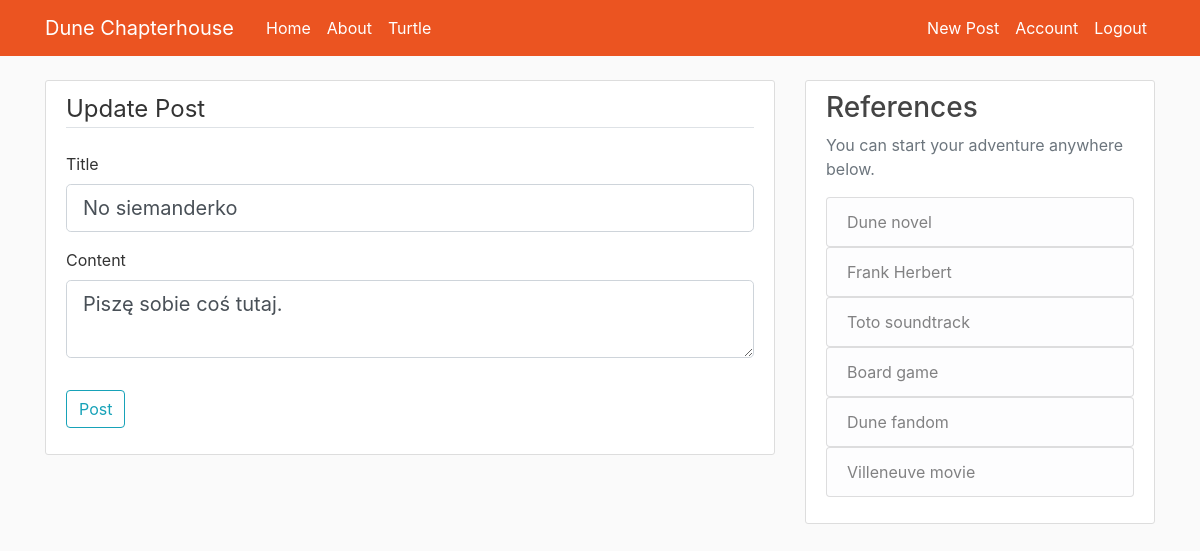
The page /post/7/update (signed in) on the database as committed earlier.
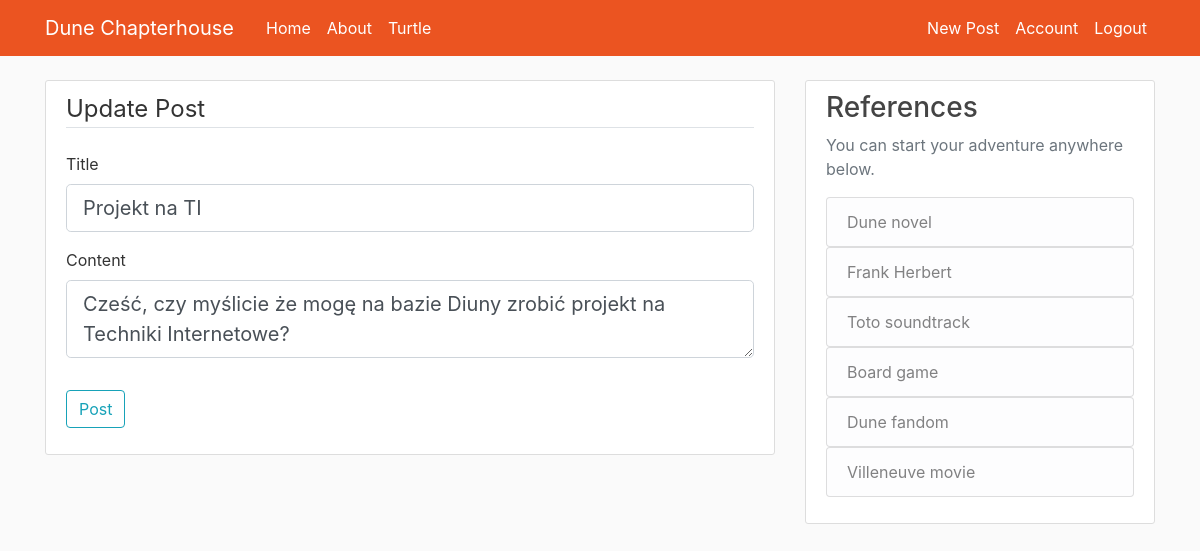
The same page on the database as committed later.
### Chapterhouse/models.py (models this page shows, shortened)
class Post(db.Model):
    id = db.Column(db.Integer, primary_key=True)
    title = db.Column(db.String(100), nullable=False)
    date_posted = db.Column(db.DateTime, nullable=False, default=datetime.utcnow)
    content = db.Column(db.Text, nullable=False)
    user_id = db.Column(db.Integer, db.ForeignKey('user.id'), nullable=False)

### Chapterhouse/routes.py (the view)
@app.route("/post/<int:post_id>/update", methods=['GET', 'POST'])
@login_required
def update_post(post_id):
    post = Post.query.get_or_404(post_id)
    if post.author != current_user:
        abort(403)
    form = PostForm()
    if form.validate_on_submit():
        post.title = form.title.data
        post.content = form.content.data
        db.session.commit()
        flash('Your post has been updated!', 'success')
        return redirect(url_for('post', post_id=post.id))
    elif request.method == 'GET':
        form.title.data = post.title
        form.content.data = post.content
    return render_template('create_post.html', title='Update Post', form=form, legend='Update Post')

### Chapterhouse/forms.py
class PostForm(FlaskForm):
    title = StringField('Title', validators=[DataRequired()])
    content = TextAreaField('Content', validators=[DataRequired()])
    submit = SubmitField('Post')

### Chapterhouse/models.py (called while the page is built)
@login_manager.user_loader
def load_user(user_id):
    return User.query.get(int(user_id))

### Chapterhouse/templates/create_post.html (shortened to what this page needs)
{% extends "layout.html" %}
{% block content %}
<div class="content-section">
  <form class="" action="" method="POST">
      <fieldset class="form-group">
          <legend class="border-bottom mb-4">{{ legend }}</legend>
          <div class="form-group">
              {{ form.title.label(class="form-control-label")}}
              {% if form.title.errors %}
                {{ form.title(class="form-control form-control-lg is-invalid")}}
                <div class="invalid-feedback">
                    {% for error in form.title.errors %}
                      <span>{{ error}}</span>
                    {% endfor %}
                </div>
                {% else %}
                    {{ form.title(class="form-control form-control-lg")}}
                {% endif %}
          </div>
          <div class="form-group">
              {{ form.content.label(class="form-control-label")}}
              {% if form.content.errors %}
                {{ form.content(class="form-control form-control-lg is-invalid")}}
                <div class="invalid-feedback">
                    {% for error in form.content.errors %}
                      <span>{{ error}}</span>
                    {% endfor %}
                </div>
                {% else %}
                    {{ form.content(class="form-control form-control-lg")}}
                {% endif %}
          </div>
      </fieldset>
      <div class="form-group">
          {{ form.submit(class="btn btn-outline-info") }}
      </div>
  </form>
</div>
{% endblock content %}

Rows that differ between the two databases and show on the page:
changed Post: title "No siemanderko" → "Projekt na TI"; content "Piszę sobie coś tutaj." → "Cześć, czy myślicie że mogę na bazie Diuny zrobić projekt na Techniki Internetowe?"
